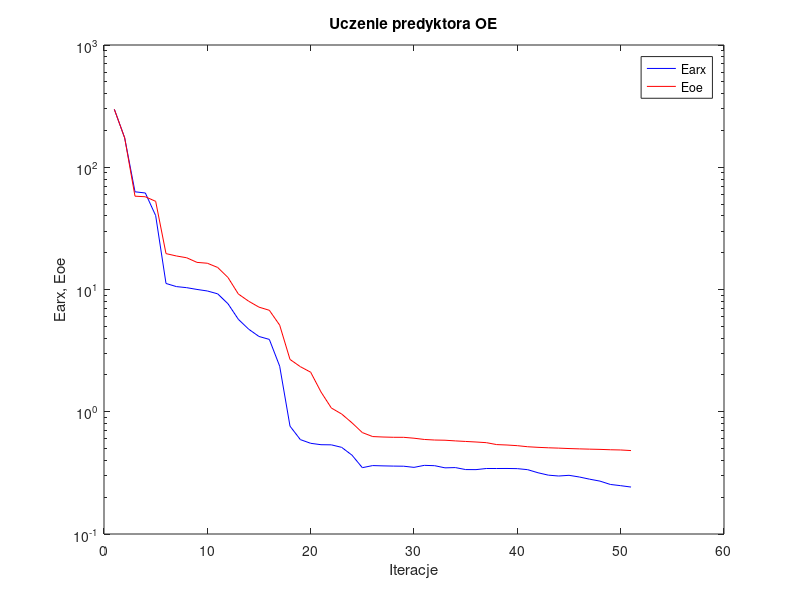
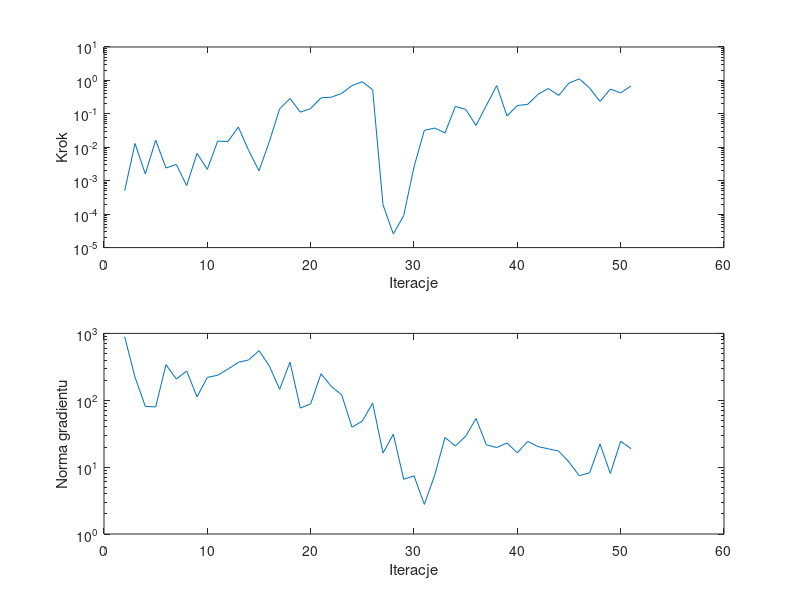

MATLAB code to generate these figures, in order:
%uczenie predyktora oe
clear all;
n=0; farx(n+1)=2.977206e+002; foe(n+1)=2.977371e+002; wspucz(n+1)=0.000000e+000; ng(n+1)=0.000000e+000;
%odnowa zmiennej metryki
n=1; farx(n+1)=1.740589e+002; foe(n+1)=1.736899e+002; krok(n+1)=5.011162e-004; ng(n+1)=8.901260e+002;
n=2; farx(n+1)=6.297996e+001; foe(n+1)=5.799572e+001; krok(n+1)=1.301252e-002; ng(n+1)=2.216226e+002;
n=3; farx(n+1)=6.158933e+001; foe(n+1)=5.737486e+001; krok(n+1)=1.595033e-003; ng(n+1)=8.080289e+001;
n=4; farx(n+1)=4.021469e+001; foe(n+1)=5.261998e+001; krok(n+1)=1.633292e-002; ng(n+1)=7.957233e+001;
n=5; farx(n+1)=1.120601e+001; foe(n+1)=1.966142e+001; krok(n+1)=2.400647e-003; ng(n+1)=3.403598e+002;
n=6; farx(n+1)=1.056542e+001; foe(n+1)=1.880941e+001; krok(n+1)=3.065633e-003; ng(n+1)=2.077629e+002;
n=7; farx(n+1)=1.035145e+001; foe(n+1)=1.818258e+001; krok(n+1)=7.138862e-004; ng(n+1)=2.740040e+002;
n=8; farx(n+1)=1.001143e+001; foe(n+1)=1.666881e+001; krok(n+1)=6.572826e-003; ng(n+1)=1.126042e+002;
n=9; farx(n+1)=9.726528e+000; foe(n+1)=1.640088e+001; krok(n+1)=2.187783e-003; ng(n+1)=2.197256e+002;
n=10; farx(n+1)=9.216474e+000; foe(n+1)=1.514764e+001; krok(n+1)=1.526430e-002; ng(n+1)=2.368117e+002;
n=11; farx(n+1)=7.644616e+000; foe(n+1)=1.253349e+001; krok(n+1)=1.495979e-002; ng(n+1)=2.921484e+002;
n=12; farx(n+1)=5.706220e+000; foe(n+1)=9.189542e+000; krok(n+1)=4.030924e-002; ng(n+1)=3.690728e+002;
n=13; farx(n+1)=4.735152e+000; foe(n+1)=8.019366e+000; krok(n+1)=8.029022e-003; ng(n+1)=4.010748e+002;
n=14; farx(n+1)=4.128394e+000; foe(n+1)=7.171816e+000; krok(n+1)=1.983052e-003; ng(n+1)=5.523685e+002;
n=15; farx(n+1)=3.906460e+000; foe(n+1)=6.761133e+000; krok(n+1)=1.479856e-002; ng(n+1)=3.254320e+002;
n=16; farx(n+1)=2.359718e+000; foe(n+1)=5.112882e+000; krok(n+1)=1.416892e-001; ng(n+1)=1.461735e+002;
n=17; farx(n+1)=7.626754e-001; foe(n+1)=2.679091e+000; krok(n+1)=2.889625e-001; ng(n+1)=3.712542e+002;
n=18; farx(n+1)=5.918730e-001; foe(n+1)=2.338021e+000; krok(n+1)=1.125137e-001; ng(n+1)=7.633583e+001;
n=19; farx(n+1)=5.519511e-001; foe(n+1)=2.105839e+000; krok(n+1)=1.438191e-001; ng(n+1)=8.853483e+001;
n=20; farx(n+1)=5.376112e-001; foe(n+1)=1.451551e+000; krok(n+1)=3.013485e-001; ng(n+1)=2.491900e+002;
n=21; farx(n+1)=5.362426e-001; foe(n+1)=1.073372e+000; krok(n+1)=3.152950e-001; ng(n+1)=1.611015e+002;
n=22; farx(n+1)=5.114570e-001; foe(n+1)=9.582461e-001; krok(n+1)=4.079802e-001; ng(n+1)=1.203297e+002;
n=23; farx(n+1)=4.414417e-001; foe(n+1)=8.116110e-001; krok(n+1)=7.011953e-001; ng(n+1)=3.957946e+001;
n=24; farx(n+1)=3.487924e-001; foe(n+1)=6.755836e-001; krok(n+1)=9.145402e-001; ng(n+1)=4.881651e+001;
n=25; farx(n+1)=3.628429e-001; foe(n+1)=6.266794e-001; krok(n+1)=5.226535e-001; ng(n+1)=9.118030e+001;
%odnowa zmiennej metryki
n=26; farx(n+1)=3.608417e-001; foe(n+1)=6.213712e-001; krok(n+1)=1.906226e-004; ng(n+1)=1.619998e+001;
n=27; farx(n+1)=3.593910e-001; foe(n+1)=6.182578e-001; krok(n+1)=2.556514e-005; ng(n+1)=3.108547e+001;
n=28; farx(n+1)=3.585263e-001; foe(n+1)=6.178059e-001; krok(n+1)=9.012338e-005; ng(n+1)=6.584778e+000;
n=29; farx(n+1)=3.508305e-001; foe(n+1)=6.075548e-001; krok(n+1)=2.583925e-003; ng(n+1)=7.412928e+000;
n=30; farx(n+1)=3.643952e-001; foe(n+1)=5.934319e-001; krok(n+1)=3.201356e-002; ng(n+1)=2.770814e+000;
n=31; farx(n+1)=3.620737e-001; foe(n+1)=5.871071e-001; krok(n+1)=3.769903e-002; ng(n+1)=7.549304e+000;
n=32; farx(n+1)=3.476572e-001; foe(n+1)=5.849071e-001; krok(n+1)=2.680031e-002; ng(n+1)=2.779662e+001;
n=33; farx(n+1)=3.494020e-001; foe(n+1)=5.775837e-001; krok(n+1)=1.668649e-001; ng(n+1)=2.070433e+001;
n=34; farx(n+1)=3.365672e-001; foe(n+1)=5.715831e-001; krok(n+1)=1.362955e-001; ng(n+1)=2.894701e+001;
n=35; farx(n+1)=3.362035e-001; foe(n+1)=5.656877e-001; krok(n+1)=4.508009e-002; ng(n+1)=5.345481e+001;
n=36; farx(n+1)=3.434328e-001; foe(n+1)=5.587140e-001; krok(n+1)=1.778431e-001; ng(n+1)=2.160344e+001;
n=37; farx(n+1)=3.433337e-001; foe(n+1)=5.387952e-001; krok(n+1)=7.011953e-001; ng(n+1)=1.962765e+001;
n=38; farx(n+1)=3.436130e-001; foe(n+1)=5.345239e-001; krok(n+1)=8.662598e-002; ng(n+1)=2.294936e+001;
n=39; farx(n+1)=3.424954e-001; foe(n+1)=5.279004e-001; krok(n+1)=1.775417e-001; ng(n+1)=1.639158e+001;
n=40; farx(n+1)=3.359226e-001; foe(n+1)=5.173528e-001; krok(n+1)=1.919924e-001; ng(n+1)=2.422403e+001;
n=41; farx(n+1)=3.169864e-001; foe(n+1)=5.115758e-001; krok(n+1)=3.827775e-001; ng(n+1)=2.028012e+001;
n=42; farx(n+1)=3.029827e-001; foe(n+1)=5.072677e-001; krok(n+1)=5.738785e-001; ng(n+1)=1.877373e+001;
n=43; farx(n+1)=2.980847e-001; foe(n+1)=5.040785e-001; krok(n+1)=3.550835e-001; ng(n+1)=1.743187e+001;
n=44; farx(n+1)=3.020481e-001; foe(n+1)=5.000416e-001; krok(n+1)=8.377184e-001; ng(n+1)=1.190146e+001;
n=45; farx(n+1)=2.926448e-001; foe(n+1)=4.969998e-001; krok(n+1)=1.111741e+000; ng(n+1)=7.427643e+000;
n=46; farx(n+1)=2.807896e-001; foe(n+1)=4.944257e-001; krok(n+1)=5.894966e-001; ng(n+1)=8.247903e+000;
n=47; farx(n+1)=2.707475e-001; foe(n+1)=4.922838e-001; krok(n+1)=2.349459e-001; ng(n+1)=2.218856e+001;
n=48; farx(n+1)=2.543163e-001; foe(n+1)=4.888555e-001; krok(n+1)=5.520515e-001; ng(n+1)=8.043054e+000;
n=49; farx(n+1)=2.485304e-001; foe(n+1)=4.868253e-001; krok(n+1)=4.228235e-001; ng(n+1)=2.436995e+001;
n=50; farx(n+1)=2.421438e-001; foe(n+1)=4.814109e-001; krok(n+1)=6.807263e-001; ng(n+1)=1.886524e+001;

figure; semilogy(farx,'b'); hold on; semilogy(foe,'r'); xlabel('Iteracje'); ylabel('Earx, Eoe'); legend('Earx','Eoe'); title('Uczenie predyktora OE');
figure; subplot(2,1,1); semilogy(krok); xlabel('Iteracje'); ylabel('Krok');
subplot(2,1,2); semilogy(ng); xlabel('Iteracje'); ylabel('Norma gradientu');
Earx=farx(n+1)
Eoe=foe(n+1)
